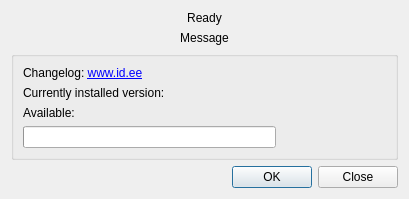
<?xml version="1.0" encoding="UTF-8"?>
<ui version="4.0">
 <class>idupdaterui</class>
 <widget class="QWidget" name="idupdaterui">
  <property name="geometry">
   <rect>
    <x>0</x>
    <y>0</y>
    <width>409</width>
    <height>170</height>
   </rect>
  </property>
  <property name="windowTitle">
   <string>ID-updater</string>
  </property>
  <layout class="QVBoxLayout" name="verticalLayout">
   <item>
    <widget class="QLabel" name="m_updateStatus">
     <property name="text">
      <string>Ready</string>
     </property>
     <property name="alignment">
      <set>Qt::AlignCenter</set>
     </property>
     <property name="wordWrap">
      <bool>true</bool>
     </property>
     <property name="openExternalLinks">
      <bool>true</bool>
     </property>
    </widget>
   </item>
   <item>
    <widget class="QLabel" name="m_message">
     <property name="text">
      <string notr="true">Message</string>
     </property>
     <property name="alignment">
      <set>Qt::AlignCenter</set>
     </property>
     <property name="wordWrap">
      <bool>true</bool>
     </property>
     <property name="openExternalLinks">
      <bool>true</bool>
     </property>
    </widget>
   </item>
   <item>
    <widget class="QGroupBox" name="groupBoxProduct">
     <property name="sizePolicy">
      <sizepolicy hsizetype="Preferred" vsizetype="Preferred">
       <horstretch>0</horstretch>
       <verstretch>1</verstretch>
      </sizepolicy>
     </property>
     <layout class="QGridLayout" name="gridLayout">
      <item row="0" column="0" colspan="3">
       <widget class="QLabel" name="changelog">
        <property name="text">
         <string>Changelog: &lt;a href=&quot;https://www.id.ee/en/article/id-software-versions-info-release-notes/&quot;&gt;www.id.ee&lt;/a&gt;</string>
        </property>
        <property name="openExternalLinks">
         <bool>true</bool>
        </property>
       </widget>
      </item>
      <item row="1" column="0">
       <widget class="QLabel" name="installedVerLabel">
        <property name="text">
         <string>Currently installed version:</string>
        </property>
       </widget>
      </item>
      <item row="1" column="1" colspan="2">
       <widget class="QLabel" name="m_installedVer"/>
      </item>
      <item row="2" column="0">
       <widget class="QLabel" name="availableVerLabel">
        <property name="text">
         <string>Available:</string>
        </property>
       </widget>
      </item>
      <item row="2" column="1" colspan="2">
       <widget class="QLabel" name="m_availableVer"/>
      </item>
      <item row="3" column="0" colspan="2">
       <widget class="QProgressBar" name="m_downloadProgress">
        <property name="alignment">
         <set>Qt::AlignCenter</set>
        </property>
       </widget>
      </item>
      <item row="3" column="2">
       <widget class="QLabel" name="m_downloadStatus">
        <property name="minimumSize">
         <size>
          <width>70</width>
          <height>0</height>
         </size>
        </property>
        <property name="alignment">
         <set>Qt::AlignRight|Qt::AlignTrailing|Qt::AlignVCenter</set>
        </property>
       </widget>
      </item>
     </layout>
    </widget>
   </item>
   <item>
    <spacer name="verticalSpacer">
     <property name="orientation">
      <enum>Qt::Vertical</enum>
     </property>
     <property name="sizeHint" stdset="0">
      <size>
       <width>20</width>
       <height>0</height>
      </size>
     </property>
    </spacer>
   </item>
   <item>
    <widget class="QDialogButtonBox" name="buttonBox">
     <property name="standardButtons">
      <set>QDialogButtonBox::Close|QDialogButtonBox::Ok</set>
     </property>
    </widget>
   </item>
  </layout>
 </widget>
 <resources/>
 <connections/>
</ui>
